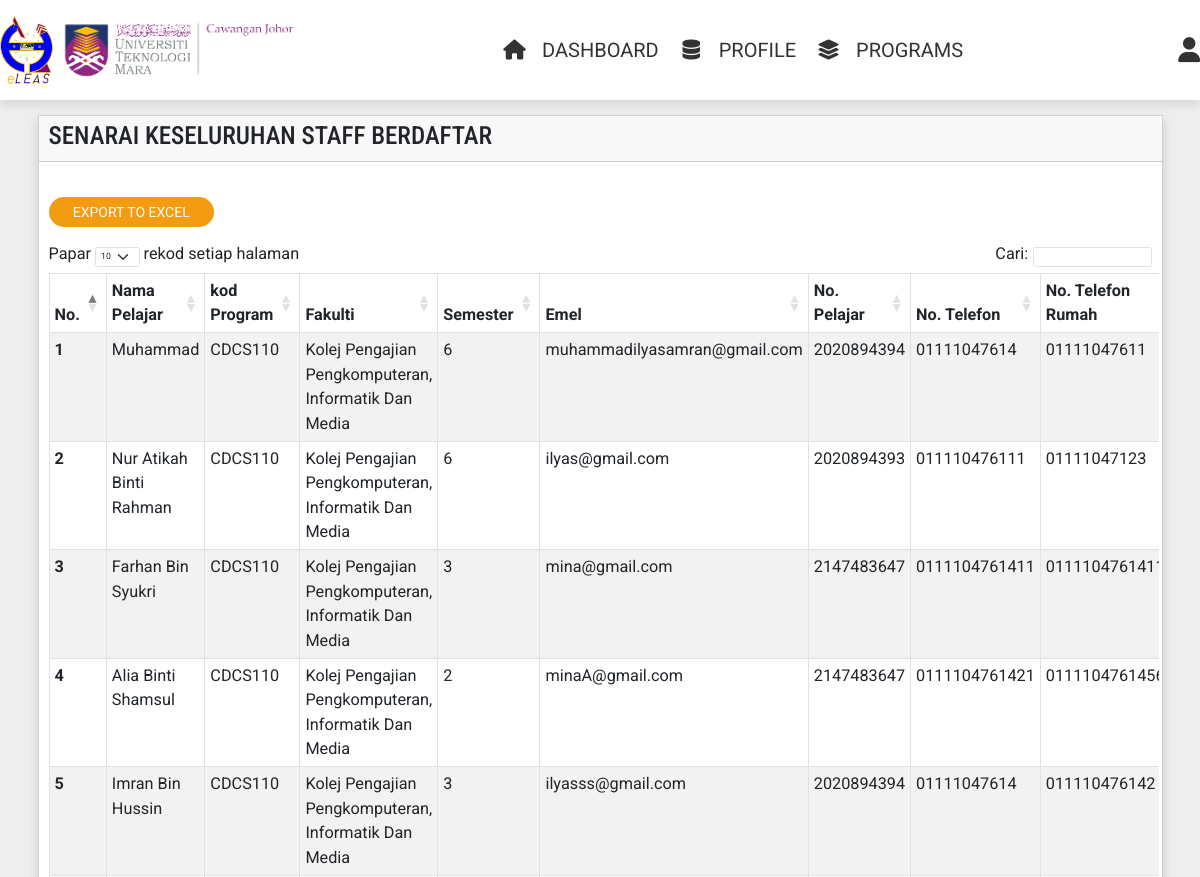
The page /admin_user.php?user_type=1 (signed in, upper part) on the database as committed earlier.
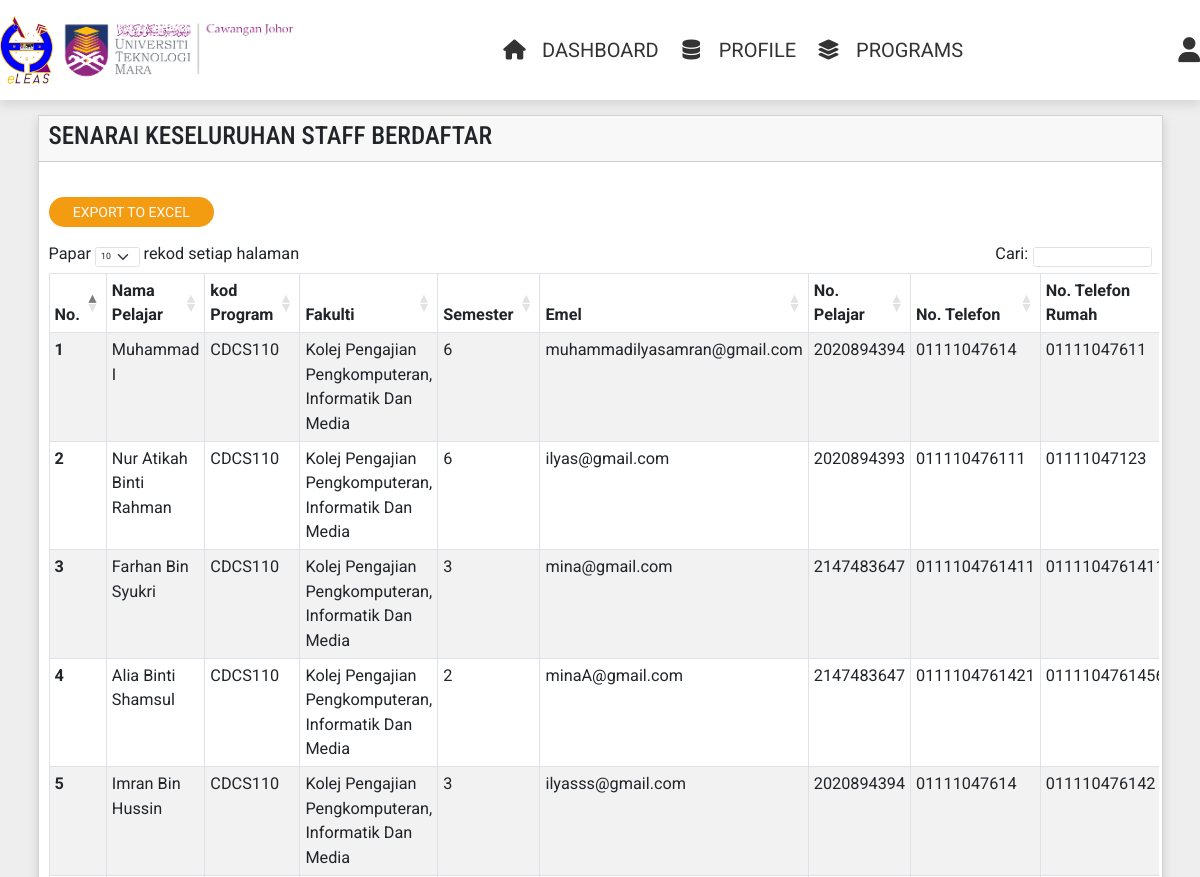
The same page on the database as committed later.
### tables this page shows
CREATE TABLE `students` (
  `student_id` int(100) NOT NULL,
  `name` varchar(70) NOT NULL,
  `ic` varchar(70) NOT NULL,
  `email` varchar(70) NOT NULL,
  `password` varchar(70) NOT NULL,
  `student_no` int(70) NOT NULL,
  `semester` int(70) NOT NULL,
  `phone_no` varchar(70) NOT NULL,
  `home_phone_no` varchar(70) NOT NULL,
  `program_id` int(100) NOT NULL,
  `faculty_id` int(11) NOT NULL
);

CREATE TABLE `programs` (
  `program_id` int(100) NOT NULL,
  `clerk_name` varchar(70) NOT NULL,
  `program_code` varchar(70) NOT NULL,
  `program_name` varchar(70) NOT NULL,
  `faculty_code` varchar(70) NOT NULL,
  `faculty_name` varchar(70) NOT NULL,
  `faculty_id` int(11) NOT NULL
);

CREATE TABLE `faculty` (
  `faculty_id` int(100) NOT NULL,
  `kpp_id` int(100) NOT NULL,
  `name` varchar(70) NOT NULL,
  `faculty_code` varchar(20) NOT NULL
);

### admin_user.php (the view, shortened to what the changed rows need)
<?php
include 'components/connect.php';
?>
<!DOCTYPE html>
<html lang="en">
<head>
    <link rel="stylesheet" href="https://cdnjs.cloudflare.com/ajax/libs/font-awesome/6.1.1/css/all.min.css"
 />
    <link rel="stylesheet" href="https://cdn.jsdelivr.net/npm/bootstrap@5.1.3/dist/css/bootstrap.min.css"
>
    <link rel="stylesheet" href="https://cdnjs.cloudflare.com/ajax/libs/font-awesome/6.1.1/css/all.min.css">
    <link href="https://cdn.jsdelivr.net/npm/bootstrap@5.3.0-alpha3/dist/css/bootstrap.min.css" rel="stylesheet"
>
    <link rel="stylesheet" href="css/style.css">
    <link rel="stylesheet" href="css/dataTables.bootstrap.min.css" />
</head>
<body>
    <br>
    <?php
    if (!isset($_SESSION['admin_id'])) {
        header('location:admin_login.php');
    } else {
        ?>
        <?php if ($_GET['user_type'] == 1) {
            echo ' <div class="container " styles="border-radius: 15px;">
<div class="row">
    <div class="col-lg-12">
        <div class="card card-default rounded-0 shadow">
            <div class="card-header">
                <div class="row">
                    <div class="col-lg-8 col-md-8 col-sm-8">
                        <h1 class="card-title"
                            style="display: flex;  display: flex; align-items: center; font-family: Roboto Condensed, sans-serif; ">
                            SENARAI KESELURUHAN STAFF BERDAFTAR
                        </h1>
                    </div>
                </div>
            </div>
            <div class="card-body">
            <br>
                                    <br>
                <div class="row">
                    <div class="col-sm-12 table-responsive" style="font-size:162.5%;">
                        <table id="myTable" class="table table-bordered table-striped">
                            <thead>
                                <tr>
                                    <th>No.</th>
                                    <th>Nama Pelajar</th>
                                    <th>kod Program</th>
                                    <th>Fakulti</th>
                                    <th>Semester</th>
                                    <th>Emel</th>
                                    <th>No. Pelajar</th>
                                    <th>No. Telefon</th>
                                    <th>No. Telefon Rumah</th>
                                </tr>
                            </thead>
                            <tbody>'; ?>
            <?php
            $no = 1;
                    $result = $conn->prepare("SELECT * FROM `students` ");
                    $result->execute();
                    if ($result->rowCount() > 0) {
                        while ($row = $result->fetch(PDO::FETCH_ASSOC)) {
                            $name = $row['name'];
                            $email = $row['email'];
                            $student_no = $row['student_no'];
                            $program_id = $row['program_id'];
                            $faculty_id = $row['faculty_id'];
                            $semester = $row['semester'];
                            $phone_no = $row['phone_no'];
                            $home_phone_no = $row['home_phone_no'];
                            $resultz = $conn->prepare("SELECT * FROM `programs` WHERE program_id =? ");
                            $resultz->execute([$program_id]);
                            if ($resultz->rowCount() > 0) {
                                while ($rowz = $resultz->fetch(PDO::FETCH_ASSOC)) {
                                    $program_code = $rowz['program_code'];}}
                                    $resultz = $conn->prepare("SELECT * FROM `faculty` WHERE faculty_id =? ");
                                    $resultz->execute([$faculty_id]);
                                    if ($resultz->rowCount() > 0) {
                                        while ($rowz = $resultz->fetch(PDO::FETCH_ASSOC)) {
                                            $faculty = $rowz['name'];}}
                            echo '<tr>
                                                <th>' . $no . '</th>
                                                <td>' . $name . '</td>
                                                <td>' . $program_code . '</td>
                                        <td>' . $faculty . '</td>
                                                <td>' . $semester . '</td>
                                                <td>' . $email . '</td>
                                                <td>' . $student_no . '</td>
                                                <td>' . $phone_no . '</td>
                                                <td>' . $home_phone_no . '</td>
                                </tr>';
                            $no++;
                        }
                    }
            ?>
            <?php echo
                '</tbody>
                        </table>
                    </div>
                </div>
            </div>
        </div>
    </div>
</div>
</div>';
        }  else if ($_GET['user_type'] == 2) {
            echo ' <div class="container " styles="border-radius: 15px;">
    <div class="row">
        <div class="col-lg-12">
            <div class="card card-default rounded-0 shadow">
                <div class="card-header">
                    <div class="row">
                        <div class="col-lg-8 col-md-8 col-sm-8">
                            <h1 class="card-title"
                                style="display: flex;  display: flex; align-items: center; font-family: Roboto Condensed, sans-serif; ">
                                SENARAI KESELURUHAN STAFF BERDAFTAR
                            </h1>
                        </div>
                        <div class="col-lg-4 col-md-4 col-sm-4 col-xs-6 text-end justify-content-end ">
                            <div style="display: flex; justify-content: flex-start; flex-wrap: wrap;">
                            </div>
                        </div>
                    </div>
                    <div style="clear:both"></div>
                </div>
                <div class="card-body">
                <br>
                <a id="export-btn" class=" option-btn text-light btn me-1 underline"
                                           style=" text-transform: uppercase; border-radius: 15px;font-size: 14px; padding: 5px 10px; display: flex; align-items: center; justify-content: center; height: 30px; width: 15%;">
                                           EXPORT TO EXCEL
                                        </a>
                                        <br>
                    <div class="row">
                        <div class="col-sm-12 table-responsive" style="font-size:162.5%;">
                            <table id="myTable" class="table table-bordered table-striped">
                                <thead>
                                    <tr>
                                        <th>No.</th>
                                        <th>Nama Pensyarah</th>
                                        <th>Emel</th>
                                        <th>No. Staff</th>
                                        <th>No. Telefon</th>
                                        <th>Peranan</th>
                                        <th>Fakulti Diuruskan</th>
                                    </tr>
                                </thead>
                                <tbody>'; ?>
                <?php
                $no = 1;
                $result = $conn->prepare("SELECT * FROM `lecturers`");
                $result->execute();
                if ($result->rowCount() > 0) {
                    while ($row = $result->fetch(PDO::FETCH_ASSOC)) {
                        $lecturer_name = $row['lecturer_name'];
                        $lecturer_email = $row['email'];
                        $lecturer_no = $row['staff_no'];
                        $lecturer_work_phone_no = $row['work_phone_no'];
                        $lecturer_id = $row['lecturer_id'];
                        echo '<tr>
                                                    <th>' . $no . '</th>
                                                    <td>' . $lecturer_name . '</td>
                                                    <td>' . $lecturer_email . '</td>
                                            <td>' . $lecturer_no . '</td>
                                                    <td>' . $lecturer_work_phone_no . '</td>
                                                    <td>' . "Pensyarah" . '</td>
                                                    <td>' . "Tidak berkenaan" . '</td>
                                    </tr>';
                        $no++;
                    }
                }
                $result = $conn->prepare("SELECT * FROM `kpps`");
                $result->execute();
                if ($result->rowCount() > 0) {
                    while ($row = $result->fetch(PDO::FETCH_ASSOC)) {
                        $kpp_name = $row['name'];
                        $kpp_email = $row['email'];
                        $kpp_no = $row['staff_no'];
                        $faculty_id = $row['faculty_id'];
                        $kpp_work_phone_no = $row['work_phone_no'];
                        $kpp_id = $row['kpp_id'];
                        $results = $conn->prepare("SELECT * FROM `faculty` WHERE faculty_id=?");
                        $results->execute([$faculty_id]);
                        if ($results->rowCount() > 0) {
                            while ($rows = $results->fetch(PDO::FETCH_ASSOC)) {
                                $faculty = $rows['name'];}}
                        echo '<tr>
                                                    <th>' . $no . '</th>
                                                    <td>' . $kpp_name . '</td>
                                                    <td>' . $kpp_email . '</td>
                                            <td>' . $kpp_no . '</td>
                                                    <td>' . $kpp_work_phone_no . '</td>
                                                    <td>' . "Ketua Pusat Program" . '</td>
                                                    <td>' . $faculty . '</td>
                                    </tr>';
                        $no++;
                    }
                }
                $result = $conn->prepare("SELECT * FROM `trhea`");
                $result->execute();
                if ($result->rowCount() > 0) {
                    while ($row = $result->fetch(PDO::FETCH_ASSOC)) {
                        $trhea_name = $row['trhea_name'];
                        $trhea_email = $row['email'];
                        $trhea_no = $row['staff_no'];
                        $trhea_work_phone_no = $row['work_phone_no'];
                        $trhea_id = $row['trhea_id'];
                        echo '<tr>
                                                    <th>' . $no . '</th>
                                                    <td>' . $trhea_name . '</td>
                                                    <td>' . $trhea_email . '</td>
                                            <td>' . $trhea_no . '</td>
                                                    <td>' . $trhea_work_phone_no . '</td>
                                                    <td>' . "Timbalan Rektor Hal Ehwal Akademik" . '</td>
                                                    <td>' . "Tidak berkenaan" . '</td>
                                    </tr>';
                        $no++;
                    }
                }
                $result = $conn->prepare("SELECT * FROM `clerks`");
                $result->execute();
                if ($result->rowCount() > 0) {
                    while ($row = $result->fetch(PDO::FETCH_ASSOC)) {
                        $clerk_name = $row['clerk_name'];
                        $clerk_email = $row['email'];
                        $clerk_no = $row['staff_no'];
                        $clerk_work_phone_no = $row['work_phone_no'];
                        $clerk_id = $row['clerk_id'];
                        echo '<tr>
                                                    <th>' . $no . '</th>
                                                    <td>' . $clerk_name . '</td>
                                                    <td>' . $clerk_email . '</td>
                                                    <td>' . $clerk_no . '</td>
                                                    <td>' . $clerk_work_phone_no . '</td>
                                                    <td>' . " Admin" . '</td>
                                                    <td>' . "Tidak berkenaan" . '</td>
                                    </tr>';
                    $no++;
                    }
                }
                ?>
            <?php echo
                '</tbody>
                            </table>
                        </div>
                    </div>
                </div>
            </div>
        </div>
    </div>
    </div>';
        }
        ?>
        <?php
    }
    ?>
    <br>
</body>
</html>

Rows that differ between the two databases and show on the page:
changed students "muhammadilyasamran@gmail.com": name "Muhammad" → "Muhammad I"
